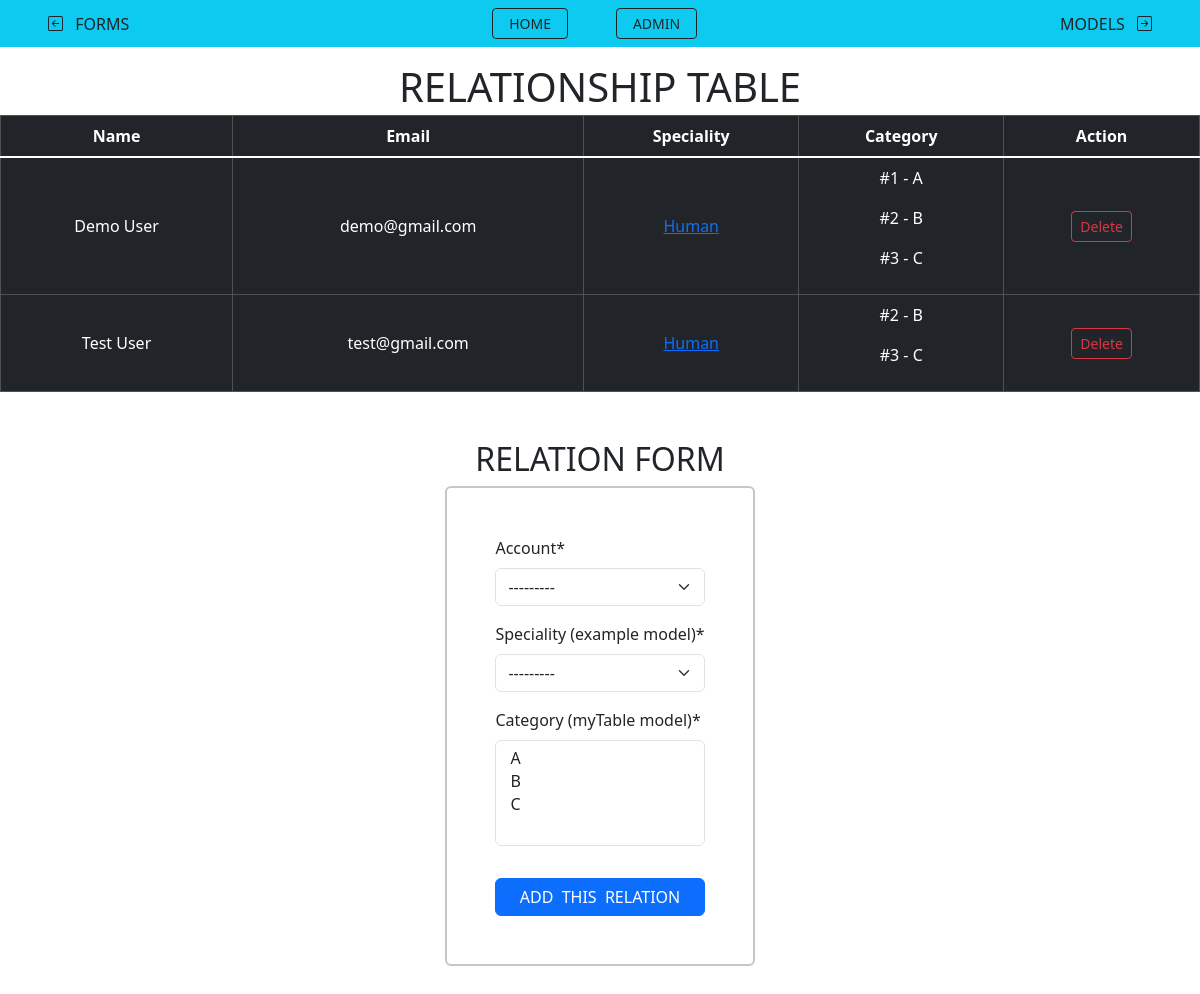
Page /relation/human on the committed database.
### a3_relation/models.py (models this page shows, shortened)
class relationModel(models.Model):
    account = models.OneToOneField(to=myModel, on_delete=models.CASCADE)
    example = models.ForeignKey(exampleModel, on_delete=models.CASCADE)
    table = models.ManyToManyField(myTable, related_name='category')

class exampleModel(models.Model): # used for demostrating 1toMANY rel later down
    id = models.IntegerField(primary_key=True)
    name = models.CharField(max_length=20)
    slug = models.SlugField(max_length=20, unique=True, null=True, blank=True) # used for custom URLS
    def __str__(self): return self.slug

### a2_model/models.py (models this page shows)
class myModel(models.Model):
    full_name = models.TextField(null=True) # will be NULL in table creation, but still required for subbmission
    email_address = models.EmailField(unique=True) # no data in this field can be the same
    cgpa = models.FloatField(verbose_name='CGPA') # if not specified Django takes the field name as Display name
    profile = models.URLField(blank=True, null=True) # this field is no longer required to fill
    checkbox = models.BooleanField(default=False) # sets a default value even if nothing is entered
    def __str__(self):
        return f"{self.id} - {self.full_name}"

class myTable(models.Model): # each class(model) represents a table in the database
    name = models.CharField(max_length=20) # length need to be specified in CharField
    ID = models.IntegerField(primary_key=True) # pk is unique, if not specified, django will make 'id' automatically
    def __str__(self): # defines how the data is displayed in the admin panel
        return self.name # without this, each entry in the table would be "modelname object (pk)"

### a3_relation/views.py (the view)
# urls.py: path('', views.relations, name='relations'),
def relations(request, SLUG = None):
    data = relationModel.objects.all() # for passing all object data to the template
    if request.method == "POST":
        form = Relation_Form(request.POST) # getting form with entries
        if form.is_valid():
            form.save() # saving the form entry into the database
            return redirect('relations')
    else:
        form = Relation_Form()
    if SLUG is not None: # in function None is passed if no SLUG is specified
        sort = exampleModel.objects.get(slug=SLUG) # getting the object with the specified slug
        data = relationModel.objects.filter(example=sort) # filtering a field with specific value
    return render(request, './a3_relation/relations.html', {'form': form, 'data': data})

### a3_relation/forms.py
class Relation_Form(forms.ModelForm):
    class Meta:
        model = relationModel
        fields = '__all__'
        labels = {
            'example': 'Speciality (example model)',
            'table': 'Category (myTable model)',
        }

### a3_relation/templates/a3_relation/relations.html (shortened to what this page needs)
{% extends 'base.html' %}
{% load crispy_forms_tags %}
{% block content %}
  {% if data %}
    <h1 class="text-center m-1">RELATIONSHIP TABLE</h1>
    <table class="table table-dark table-bordered table-hover text-center align-middle">
        <thead>
          <tr>
            <th scope="col">Name</th>
            <th scope="col">Email</th>
            <th scope="col">Speciality</th>
            <th scope="col">Category</th>
            <th scope="col">Action</th>
          </tr>
        </thead>
        <tbody class="table-group-divider">
        {% for obj in data %}
          <tr>
            <td>{{obj.account.full_name}}</td>
            <td>{{obj.account.email_address}}</td>
            <td>
              <a href="{% url 'slugSort' obj.example.slug %}">{{obj.example.name}}</a>
            </td>
            <td>
                {% for category in obj.table.all %}
                    <p>#{{category.ID}} - {{category.name}}</p>
                {% endfor %}
            </td>
            <td><a href="{% url 'unrelate' obj.id %}" class="btn btn-sm btn-outline-danger m-1"> Delete </a></td>
          </tr>
        {% endfor %}
        </tbody>
    </table>
  {% endif %}
  <h2 class="text-center mt-5 mb-2">RELATION FORM</h2>
  <div class="mx-auto mb-5 p-5 border border-secondary-subtle border-2 rounded" style="width: fit-content;">
    <form method="post">
      {{form | crispy}}
      <input class="btn btn-primary w-100 mt-3" type="submit" value="ADD  THIS  RELATION">
    </form>
  </div>
{% endblock %}

### rows in the picture
relationModel: account.full_name "Demo User", account.email_address "demo@gmail.com", example.name "Human"
myTable: ID "1", name "A"
myTable: ID "2", name "B"
myTable: ID "3", name "C"
relationModel: account.full_name "Test User", account.email_address "test@gmail.com", example.name "Human"
